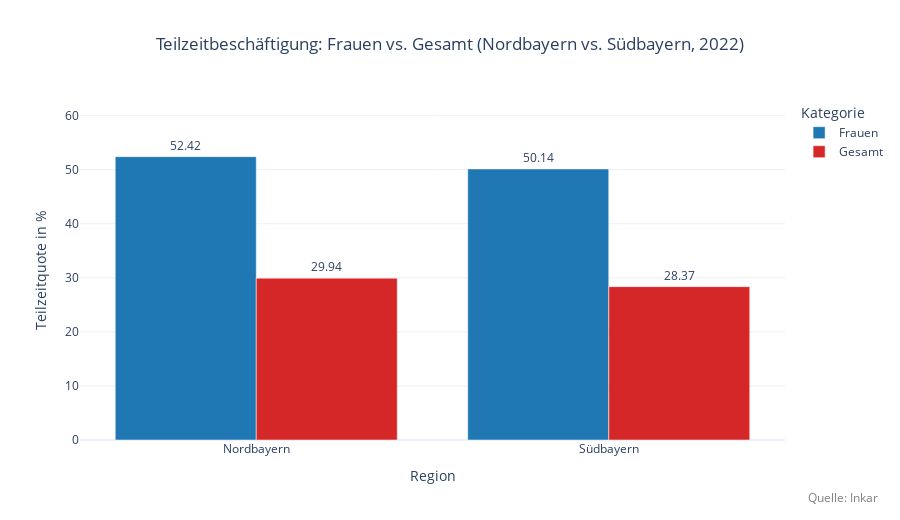

Notebook code cell kept with this figure:
### Code cell
import pandas as pd
import plotly.graph_objects as go

def normalize_columns(df: pd.DataFrame) -> pd.DataFrame:
    # Spaltennamen vereinheitlichen (ä->ae etc.) 
    df = df.copy()
    df.columns = (
        df.columns.astype(str)
        .str.strip()
        .str.replace("Ä", "Ae").str.replace("Ö", "Oe").str.replace("Ü", "Ue")
        .str.replace("ä", "ae").str.replace("ö", "oe").str.replace("ü", "ue")
        .str.replace("ß", "ss")
    )
    return df

def load_inkar(path: str) -> pd.DataFrame:
    df = pd.read_csv(path, sep=";", decimal=",", encoding="utf-8-sig")
    df = normalize_columns(df)

    # 1) Meta-Zeilen entfernen
    df = df.dropna(subset=["Raumeinheit"])

    return df

def to_numeric_cols(df: pd.DataFrame, cols: list[str]) -> pd.DataFrame:
    df = df.copy()
    for c in cols:
        df[c] = pd.to_numeric(df[c], errors="coerce")
    return df

# Dateien laden 
df_nord = load_inkar("../data/processed/inkar_nord_bayern_arbeitsmarkt_2022.csv")
df_sued = load_inkar("../data/processed/inkar_südbayern_arbeitsmarkt_2022.csv")

# Zielspalten (Nordbayern nutzt ae)
col_frauen = "Teilzeitbeschaeftige Frauen"
col_gesamt = "Teilzeitbeschaeftigte"

# sicherstellen, dass es Zahlen sind
df_nord = to_numeric_cols(df_nord, [col_frauen, col_gesamt])
df_sued = to_numeric_cols(df_sued, [col_frauen, col_gesamt])

# Mittelwerte je Region
north_vals = df_nord[[col_frauen, col_gesamt]].mean(numeric_only=True)
south_vals = df_sued[[col_frauen, col_gesamt]].mean(numeric_only=True)

print("Nordbayern means:\n", north_vals)
print("Südbayern means:\n", south_vals)

# Vergleichstabelle
df_compare = pd.DataFrame({
    "Region": ["Nordbayern", "Südbayern"],
    "Frauen": [north_vals[col_frauen], south_vals[col_frauen]],
    "Gesamt": [north_vals[col_gesamt], south_vals[col_gesamt]],
})

display(df_compare)

# Plot 
fig = go.Figure()

fig.add_bar(
    x=df_compare["Region"], y=df_compare["Frauen"],
    name="Frauen", marker_color="#1f77b4",
    text=df_compare["Frauen"].round(2), textposition="outside"
)

fig.add_bar(
    x=df_compare["Region"], y=df_compare["Gesamt"],
    name="Gesamt", marker_color="#d62728",
    text=df_compare["Gesamt"].round(2), textposition="outside"
)

fig.update_layout(
    title={"text": "Teilzeitbeschäftigung: Frauen vs. Gesamt (Nordbayern vs. Südbayern, 2022)", "x": 0.5},
    xaxis_title="Region",
    yaxis_title="Teilzeitquote in %",
    barmode="group",
    template="plotly_white",
    height=520,
    legend_title="Kategorie",
)

fig.update_yaxes(range=[0, max(df_compare["Frauen"].max(), df_compare["Gesamt"].max()) * 1.2])

# Quelle 
fig.add_annotation(
    x=1.03,
    y=-0.20,
    xref="paper",
    yref="paper",
    text="Quelle: Inkar",
    showarrow=False,
    font=dict(size=12, color="gray"),
    xanchor="left"
)
fig.show()

### Figure 1 — Plotly figure (JSON) as saved in the notebook; plotly's stock layout.template omitted (floating-point values rounded to 4 significant figures)
{"data": [{"marker": {"color": "#1f77b4"}, "name": "Frauen", "text": [52.42, 50.14], "textposition": "outside", "type": "bar", "x": ["Nordbayern", "Südbayern"], "y": [52.42, 50.14]}, {"marker": {"color": "#d62728"}, "name": "Gesamt", "text": [29.94, 28.37], "textposition": "outside", "type": "bar", "x": ["Nordbayern", "Südbayern"], "y": [29.94, 28.37]}], "layout": {"annotations": [{"font": {"color": "gray", "size": 12}, "showarrow": false, "text": "Quelle: Inkar", "x": 1.03, "xanchor": "left", "xref": "paper", "y": -0.2, "yref": "paper"}], "barmode": "group", "height": 520, "legend": {"title": {"text": "Kategorie"}}, "title": {"text": "Teilzeitbeschäftigung: Frauen vs. Gesamt (Nordbayern vs. Südbayern, 2022)", "x": 0.5}, "xaxis": {"title": {"text": "Region"}}, "yaxis": {"range": [0, 62.9], "title": {"text": "Teilzeitquote in %"}}}}
